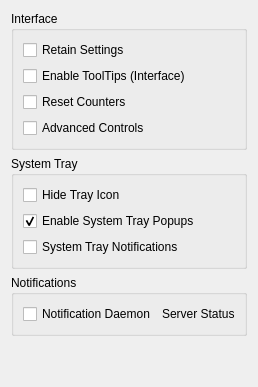
     <widget class="QWidget" name="Preferences">
      <attribute name="title">
       <string>&amp;Preferences</string>
      </attribute>
      <layout class="QGridLayout" name="gridLayout_8">
       <item row="0" column="0">
        <widget class="QGroupBox" name="groupBox_preferencesinterface">
         <property name="whatsThis">
          <string>&lt;html&gt;&lt;head/&gt;&lt;body&gt;&lt;p&gt;Preferences for the interface are in this box.&lt;/p&gt;&lt;/body&gt;&lt;/html&gt;</string>
         </property>
         <property name="title">
          <string>Interface</string>
         </property>
         <layout class="QVBoxLayout" name="verticalLayout_7">
          <item>
           <widget class="QCheckBox" name="checkBox_retainsettings">
            <property name="enabled">
             <bool>true</bool>
            </property>
            <property name="whatsThis">
             <string>&lt;html&gt;&lt;head/&gt;&lt;body&gt;&lt;p&gt;If checked the GUI will be restored from settings saved on disk. Settings include the geometry of the dialog and the state of various check boxes, such as this one. &lt;/p&gt;&lt;p&gt;These settings will be used at next boot to restore the user interface to the way it was at shutdown.&lt;/p&gt;&lt;p style='white-space:pre'&gt;The settings file is: &lt;span style=&quot; font-weight:600;&quot;&gt;${HOME}/.config/cmst/cmst.conf  &lt;/span&gt;&lt;br&gt;This is a standard ini type text file.&lt;/p&gt;&lt;/body&gt;&lt;/html&gt;</string>
            </property>
            <property name="text">
             <string>Retain Settings</string>
            </property>
           </widget>
          </item>
          <item>
           <widget class="QCheckBox" name="checkBox_enableinterfacetooltips">
            <property name="whatsThis">
             <string>&lt;html&gt;&lt;head/&gt;&lt;body&gt;&lt;p&gt;If checked the display of tooltips will be enabled for the interface widgets.&lt;/p&gt;&lt;p&gt;Tooltips are the small popups that appear when you hover the mouse pointer over an area of the interface. &lt;/p&gt;&lt;/body&gt;&lt;/html&gt;</string>
            </property>
            <property name="text">
             <string>Enable ToolTips (Interface)</string>
            </property>
           </widget>
          </item>
          <item>
           <widget class="QCheckBox" name="checkBox_resetcounters">
            <property name="enabled">
             <bool>true</bool>
            </property>
            <property name="whatsThis">
             <string>&lt;html&gt;&lt;head/&gt;&lt;body&gt;&lt;p&gt;Normally counters are cummulative and will retain the connect time and the TX and RX counts between boots. &lt;/p&gt;&lt;p&gt;When this box is checked the counters will reset to zero every time CMST is started, and if CMST is running everytime a Connman service is started. &lt;/p&gt;&lt;/body&gt;&lt;/html&gt;</string>
            </property>
            <property name="text">
             <string>Reset Counters</string>
            </property>
           </widget>
          </item>
          <item>
           <widget class="QCheckBox" name="checkBox_advanced">
            <property name="whatsThis">
             <string>&lt;html&gt;&lt;head/&gt;&lt;body&gt;&lt;p&gt;When checked additional controls for advanced users are displayed.&lt;/p&gt;&lt;/body&gt;&lt;/html&gt;</string>
            </property>
            <property name="text">
             <string>Advanced Controls</string>
            </property>
            <property name="checked">
             <bool>false</bool>
            </property>
           </widget>
          </item>
         </layout>
        </widget>
       </item>
       <item row="5" column="0">
        <spacer name="verticalSpacer_4">
         <property name="orientation">
          <enum>Qt::Vertical</enum>
         </property>
         <property name="sizeHint" stdset="0">
          <size>
           <width>20</width>
           <height>40</height>
          </size>
         </property>
        </spacer>
       </item>
       <item row="3" column="0">
        <widget class="QGroupBox" name="groupBox_systemtray">
         <property name="whatsThis">
          <string>&lt;html&gt;&lt;head/&gt;&lt;body&gt;&lt;p&gt;Preferences for the system tray are in this box.&lt;/p&gt;&lt;/body&gt;&lt;/html&gt;</string>
         </property>
         <property name="title">
          <string>System Tray</string>
         </property>
         <layout class="QGridLayout" name="gridLayout">
          <item row="0" column="0">
           <widget class="QCheckBox" name="checkBox_hideIcon">
            <property name="whatsThis">
             <string>&lt;html&gt;&lt;head/&gt;&lt;body&gt;&lt;p&gt;If checked an icon will not be displayed in the system tray.  &lt;/p&gt;&lt;/body&gt;&lt;/html&gt;</string>
            </property>
            <property name="text">
             <string>Hide Tray Icon</string>
            </property>
           </widget>
          </item>
          <item row="1" column="0">
           <widget class="QCheckBox" name="checkBox_enablesystemtraytooltips">
            <property name="whatsThis">
             <string>&lt;html&gt;&lt;head/&gt;&lt;body&gt;&lt;p&gt;If checked the system tray icon will popup a status message when you hover the mouse over it.&lt;/p&gt;&lt;/body&gt;&lt;/html&gt;</string>
            </property>
            <property name="text">
             <string>Enable System Tray Popups</string>
            </property>
            <property name="checked">
             <bool>true</bool>
            </property>
           </widget>
          </item>
          <item row="2" column="0">
           <widget class="QCheckBox" name="checkBox_systemtraynotifications">
            <property name="enabled">
             <bool>true</bool>
            </property>
            <property name="whatsThis">
             <string>&lt;html&gt;&lt;head/&gt;&lt;body&gt;&lt;p&gt;If checked the system tray will popup a notify message when a significant connman related event is received.&lt;/p&gt;&lt;p&gt;Notifications can be handled by the System Tray Icon, or by a Notify daemon if one is installed.  Both can not be active at the same time.&lt;/p&gt;&lt;/body&gt;&lt;/html&gt;</string>
            </property>
            <property name="text">
             <string>System Tray Notifications</string>
            </property>
           </widget>
          </item>
         </layout>
        </widget>
       </item>
       <item row="4" column="0">
        <widget class="QGroupBox" name="groupBox_notfications">
         <property name="enabled">
          <bool>true</bool>
         </property>
         <property name="title">
          <string>Notifications</string>
         </property>
         <layout class="QHBoxLayout" name="horizontalLayout_4">
          <item>
           <widget class="QCheckBox" name="checkBox_notifydaemon">
            <property name="enabled">
             <bool>true</bool>
            </property>
            <property name="whatsThis">
             <string>&lt;html&gt;&lt;head/&gt;&lt;body&gt;&lt;p&gt;If checked the system desktop notification daemon will popup a notify message when a significant connman related event is received.&lt;/p&gt;&lt;p&gt;Notifications can be handled by the System Tray Icon, or by a Notification daemon if one is installed. Both can not be active at the same time.&lt;/p&gt;&lt;/body&gt;&lt;/html&gt;</string>
            </property>
            <property name="text">
             <string>Notification Daemon</string>
            </property>
           </widget>
          </item>
          <item>
           <widget class="QLabel" name="label_serverstatus">
            <property name="sizePolicy">
             <sizepolicy hsizetype="Preferred" vsizetype="Preferred">
              <horstretch>1</horstretch>
              <verstretch>0</verstretch>
             </sizepolicy>
            </property>
            <property name="text">
             <string>Server Status</string>
            </property>
            <property name="wordWrap">
             <bool>true</bool>
            </property>
           </widget>
          </item>
         </layout>
        </widget>
       </item>
      </layout>
     </widget>
